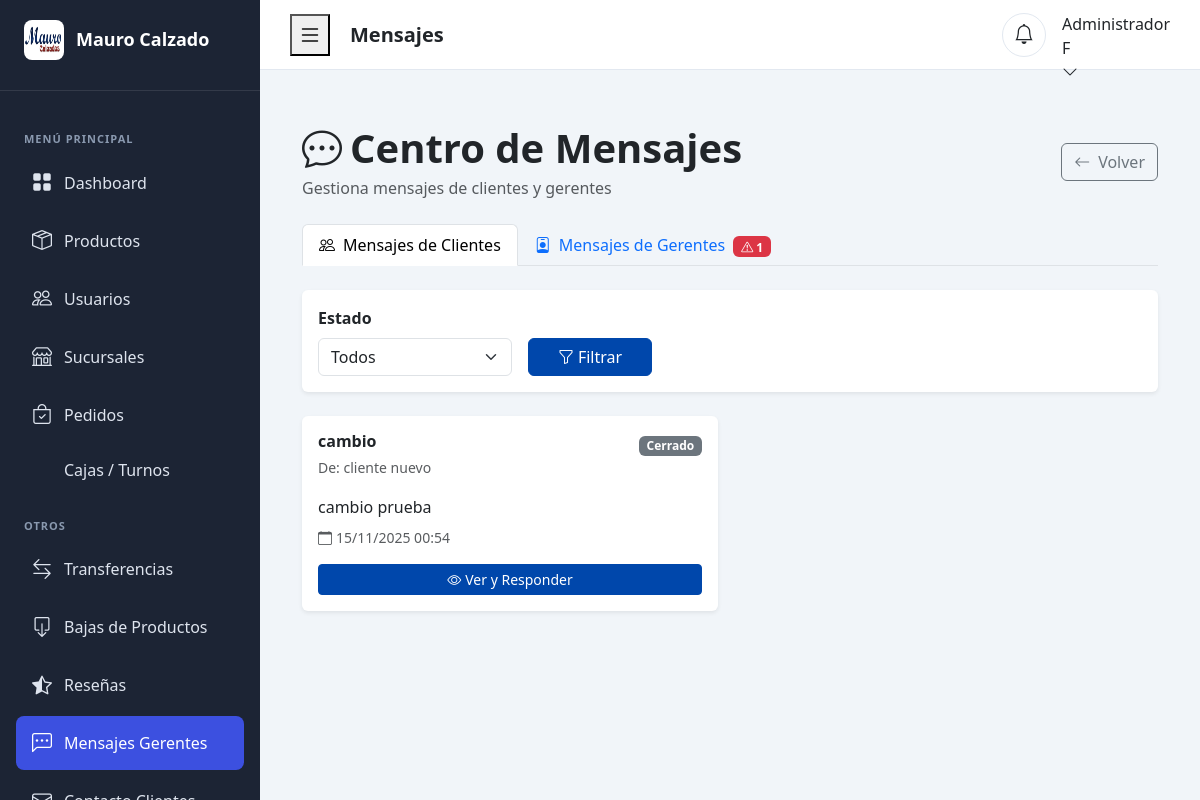
/admin/mensajes.php (signed in), run on the app's committed database.
### tables this page shows
CREATE TABLE `mensajes_internos` (
  `id` int(11) NOT NULL,
  `usuario_id` int(11) NOT NULL,
  `asunto` varchar(255) NOT NULL,
  `mensaje` text NOT NULL,
  `archivo_adjunto` varchar(255) DEFAULT NULL COMMENT 'Archivo adjunto del cliente',
  `respuesta` text DEFAULT NULL,
  `archivo_respuesta` varchar(255) DEFAULT NULL COMMENT 'Archivo adjunto en respuesta',
  `estado` enum('pendiente','respondido','cerrado') DEFAULT 'pendiente',
  `prioridad` enum('baja','media','alta') DEFAULT 'media',
  `pedido_id` int(11) DEFAULT NULL,
  `respondido_por` int(11) DEFAULT NULL,
  `fecha_envio` datetime DEFAULT current_timestamp(),
  `fecha_respuesta` datetime DEFAULT NULL,
  `leido_cliente` tinyint(1) DEFAULT 0
);

CREATE TABLE `usuarios` (
  `id` int(11) NOT NULL,
  `rol_id` int(11) NOT NULL DEFAULT 1,
  `sucursal_id` int(11) DEFAULT NULL,
  `nombre` varchar(100) NOT NULL,
  `apellido` varchar(100) NOT NULL,
  `email` varchar(150) NOT NULL,
  `password` varchar(255) NOT NULL,
  `telefono` varchar(20) DEFAULT NULL,
  `dni` varchar(10) DEFAULT NULL,
  `direccion` text DEFAULT NULL,
  `ciudad` varchar(100) DEFAULT NULL,
  `provincia` varchar(100) DEFAULT NULL,
  `codigo_postal` varchar(10) DEFAULT NULL,
  `fecha_registro` datetime DEFAULT current_timestamp(),
  `ultimo_acceso` datetime DEFAULT NULL,
  `activo` tinyint(1) DEFAULT 1,
  `verificado` tinyint(1) DEFAULT 0
);

### admin/mensajes.php (the view, shortened to what this page needs)
<?php
require_once('../includes/verificar-admin.php');
$tab = $_GET['tab'] ?? 'clientes';
$estados_validos = ['todos', 'pendiente', 'respondido', 'cerrado'];
$filtro_estado = in_array($_GET['estado'] ?? '', $estados_validos) ? $_GET['estado'] : 'todos';
$query_clientes = "SELECT m.*,
                   u.nombre AS cliente_nombre, u.apellido AS cliente_apellido, u.email AS cliente_email,
                   p.numero_pedido
                   FROM mensajes_internos m
                   INNER JOIN usuarios u ON m.usuario_id = u.id
                   LEFT JOIN pedidos p ON m.pedido_id = p.id
                   WHERE 1=1";
$query_clientes .= " ORDER BY
    CASE m.estado
        WHEN 'pendiente' THEN 1
        WHEN 'respondido' THEN 2
        WHEN 'cerrado' THEN 3
    END,
    m.fecha_envio DESC";
$result_clientes = mysqli_query($conn, $query_clientes);
$mensajes_clientes = mysqli_fetch_all($result_clientes, MYSQLI_ASSOC);
$query_gerentes = "SELECT m.*,
                   u.nombre AS gerente_nombre, u.apellido AS gerente_apellido, u.email AS gerente_email,
                   s.nombre AS sucursal_nombre, s.ciudad AS sucursal_ciudad,
                   p.numero_pedido
                   FROM mensajes_gerente_admin m
                   INNER JOIN usuarios u ON m.gerente_id = u.id
                   INNER JOIN sucursales s ON m.sucursal_id = s.id
                   LEFT JOIN pedidos p ON m.pedido_relacionado_id = p.id
                   WHERE 1=1";
$query_gerentes .= " ORDER BY
    CASE m.prioridad
        WHEN 'alta' THEN 1
        WHEN 'media' THEN 2
        WHEN 'baja' THEN 3
    END,
    CASE m.estado
        WHEN 'pendiente' THEN 1
        WHEN 'respondido' THEN 2
        WHEN 'cerrado' THEN 3
    END,
    m.fecha_envio DESC";
$result_gerentes = mysqli_query($conn, $query_gerentes);
$mensajes_gerentes = mysqli_fetch_all($result_gerentes, MYSQLI_ASSOC);
$stats_gerentes = [
    'total' => count($mensajes_gerentes),
    'pendientes' => 0,
    'respondidos' => 0,
    'alta_prioridad' => 0
];
foreach ($mensajes_gerentes as $msg) {
    if ($msg['prioridad'] == 'alta') $stats_gerentes['alta_prioridad']++;
}
require_once('includes/header-admin.php');
?>
<div class="container-fluid py-4">
    <div class="d-flex justify-content-between align-items-center mb-4">
        <div>
            <h1 class="fw-bold mb-1">
                <i class="bi bi-chat-dots me-2"></i>Centro de Mensajes
            </h1>
            <p class="text-muted mb-0">Gestiona mensajes de clientes y gerentes</p>
        </div>
        <a href="dashboard.php" class="btn btn-outline-secondary">
            <i class="bi bi-arrow-left me-2"></i>Volver
        </a>
    </div>
    <ul class="nav nav-tabs mb-4" role="tablist">
        <li class="nav-item" role="presentation">
            <a class="nav-link <?php echo $tab == 'clientes' ? 'active' : ''; ?>"
               href="?tab=clientes"
               role="tab">
                <i class="bi bi-people me-2"></i>Mensajes de Clientes
            </a>
        </li>
        <li class="nav-item" role="presentation">
            <a class="nav-link <?php echo $tab == 'gerentes' ? 'active' : ''; ?>"
               href="?tab=gerentes"
               role="tab">
                <i class="bi bi-person-badge me-2"></i>Mensajes de Gerentes
                <?php if ($stats_gerentes['alta_prioridad'] > 0): ?>
                    <span class="badge bg-danger ms-1"><i class="bi bi-exclamation-triangle"></i> <?php echo $stats_gerentes['alta_prioridad']; ?></span>
                <?php endif; ?>
            </a>
        </li>
    </ul>
    <div class="card border-0 shadow-sm mb-4">
        <div class="card-body">
            <form method="GET" class="row g-3 align-items-end">
                <div class="col-md-3">
                    <label class="form-label fw-semibold">Estado</label>
                    <select name="estado" class="form-select">
                        <option value="todos" <?php echo $filtro_estado == 'todos' ? 'selected' : ''; ?>>Todos</option>
                    </select>
                </div>
                <div class="col-md-2">
                    <button type="submit" class="btn btn-primary w-100">
                        <i class="bi bi-funnel me-1"></i>Filtrar
                    </button>
                </div>
            </form>
        </div>
    </div>
    <div class="tab-content">
        <div class="tab-pane fade <?php echo $tab == 'clientes' ? 'show active' : ''; ?>">
            <?php if (empty($mensajes_clientes)): ?>
                <div class="text-center py-5">
                    <i class="bi bi-inbox display-1 text-muted"></i>
                    <h5 class="mt-3">No hay mensajes de clientes</h5>
                </div>
            <?php else: ?>
                <div class="row">
                    <?php foreach ($mensajes_clientes as $mensaje): ?>
                        <div class="col-md-6 mb-3">
                            <div class="card border-0 shadow-sm h-100">
                                <div class="card-body">
                                    <div class="d-flex justify-content-between align-items-start mb-3">
                                        <div>
                                            <h6 class="fw-bold mb-1"><?php echo htmlspecialchars($mensaje['asunto']); ?></h6>
                                            <small class="text-muted">
                                                De: <?php echo htmlspecialchars($mensaje['cliente_nombre'] . ' ' . $mensaje['cliente_apellido']); ?>
                                            </small>
                                        </div>
                                        <div>
                                            <?php
                                            $badge_class = ['pendiente' => 'warning', 'respondido' => 'success', 'cerrado' => 'secondary'];
                                            $class = $badge_class[$mensaje['estado']] ?? 'secondary';
                                            ?>
                                            <span class="badge bg-<?php echo $class; ?>">
                                                <?php echo ucfirst($mensaje['estado']); ?>
                                            </span>
                                        </div>
                                    </div>
                                    <p class="mb-2">
                                        <?php echo nl2br(htmlspecialchars(substr($mensaje['mensaje'], 0, 150))); ?>
                                    </p>
                                    <div class="d-flex gap-2 mb-3 small text-muted">
                                        <span><i class="bi bi-calendar me-1"></i><?php echo date('d/m/Y H:i', strtotime($mensaje['fecha_envio'])); ?></span>
                                    </div>
                                    <button type="button"
                                            class="btn btn-primary btn-sm w-100"
                                            data-bs-toggle="modal"
                                            data-bs-target="#modalCliente<?php echo $mensaje['id']; ?>">
                                        <i class="bi bi-eye me-1"></i>Ver y Responder
                                    </button>
                                </div>
                            </div>
                        </div>
                    <?php endforeach; ?>
                </div>
            <?php endif; ?>
        </div>
    </div>
</div>
<?php require_once('includes/footer-admin.php'); ?>

### css/styles.css (style rules this page uses)
:root { --color-primary: #0047AB; --color-secondary: #DC143C; --color-dark: #212529; --color-light: #f8f9fa; --font-family: 'Segoe UI', Tahoma, Geneva, Verdana, sans-serif; --border-radius: 8px; --sidebar-width: 260px; --topbar-height: 70px; --admin-primary: #3C50E0; --sidebar-bg: #1C2434; --sidebar-hover: #333A48; --gerente-primary: #10B981; --gerente-sidebar-bg: #065F46; --gerente-sidebar-hover: #047857; }
body { font-family: var(--font-family); color: var(--color-dark); }
body.admin-panel, body.gerente-panel { background: #F1F5F9; overflow-x: hidden; }
.btn-primary { background-color: var(--color-primary); border-color: var(--color-primary); }
.badge { font-size: 0.75rem; }
.shadow-sm { box-shadow: 0 0.125rem 0.25rem rgba(0, 0, 0, 0.075) !important; }

### data on the page
mensajes_internos: asunto "cambio", usuario.apellido "cliente nuevo", estado "Cerrado", mensaje "cambio prueba", fecha_envio "15/11/2025 00:54"

### other printed values
$titulo_pagina "Mensajes"
substr($_SESSION['nombre'], 0, 1) "F"
$stats_gerentes['alta_prioridad'] "1"
